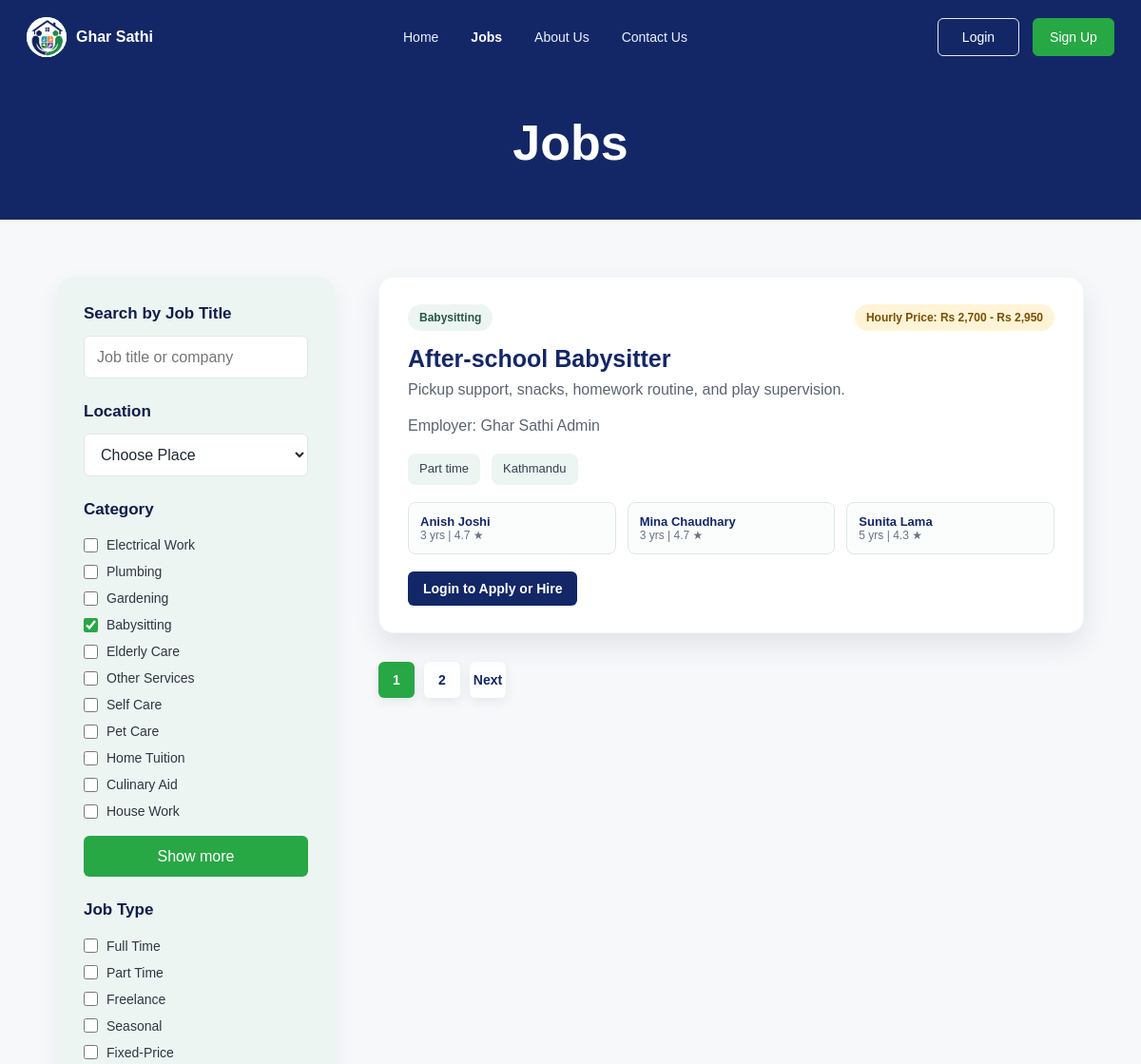
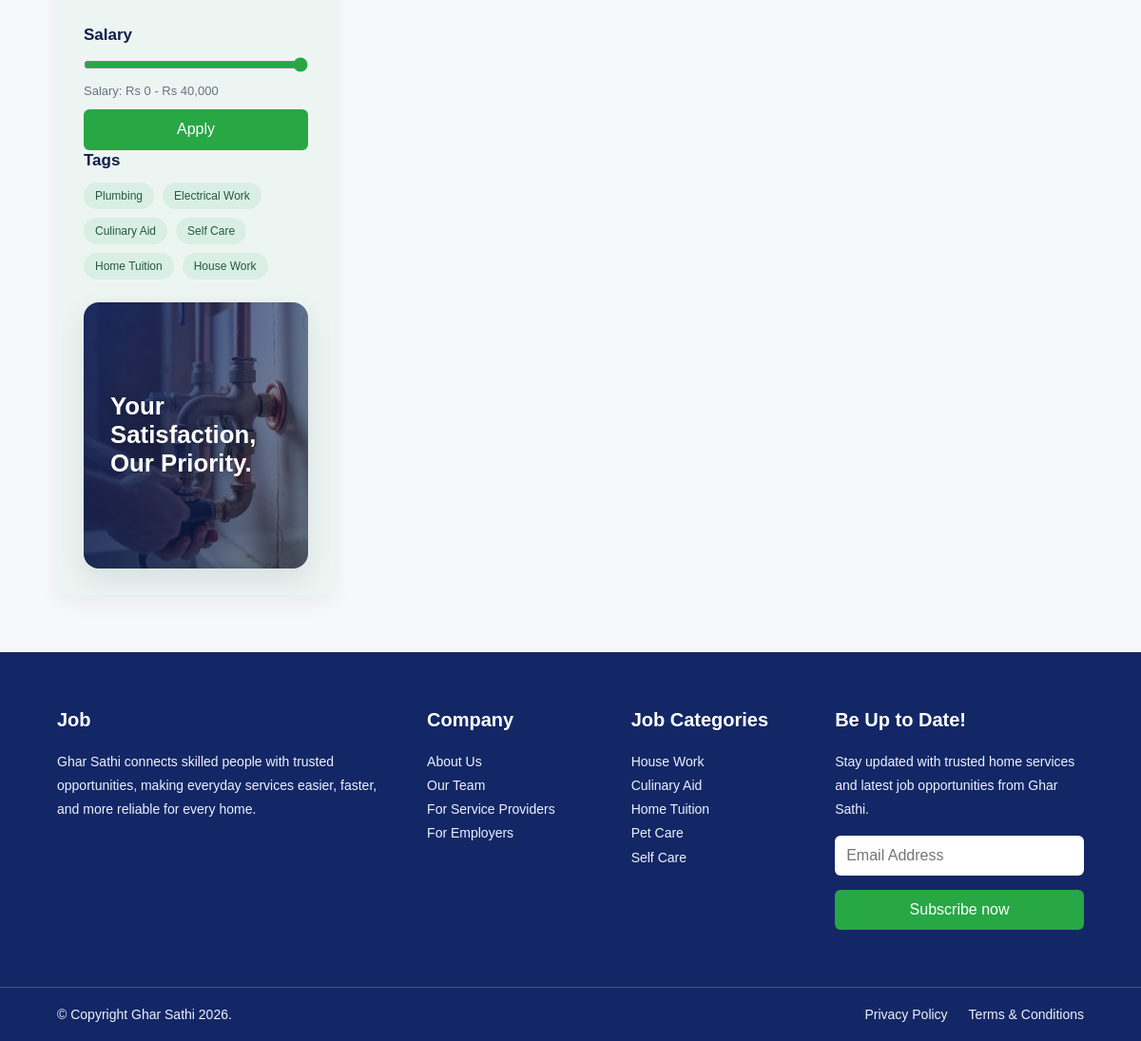
The page /JobsPage/jobs.php?category=Babysitting on the database its author committed (2 pictures, top to bottom).
### tables this page shows
CREATE TABLE IF NOT EXISTS jobs (
    job_id INT AUTO_INCREMENT PRIMARY KEY,
    employer_id INT NOT NULL,
    category_id INT NOT NULL,
    title VARCHAR(150) NOT NULL,
    description TEXT,
    job_type VARCHAR(50),
    salary DECIMAL(10,2) DEFAULT 0,
    location VARCHAR(100),
    created_at TIMESTAMP DEFAULT CURRENT_TIMESTAMP,
    FOREIGN KEY (employer_id) REFERENCES users(user_id) ON DELETE CASCADE,
    FOREIGN KEY (category_id) REFERENCES categories(category_id) ON DELETE CASCADE
);

CREATE TABLE IF NOT EXISTS categories (
    category_id INT AUTO_INCREMENT PRIMARY KEY,
    category_name VARCHAR(100) NOT NULL UNIQUE
);

CREATE TABLE IF NOT EXISTS users (
    user_id INT AUTO_INCREMENT PRIMARY KEY,
    full_name VARCHAR(100) NOT NULL,
    username VARCHAR(50) UNIQUE,
    email VARCHAR(100) UNIQUE NOT NULL,
    phone VARCHAR(20),
    password VARCHAR(255) NOT NULL,
    role ENUM('Employer','Worker','Admin') NOT NULL DEFAULT 'Employer',
    created_at TIMESTAMP DEFAULT CURRENT_TIMESTAMP
);

### JobsPage/jobs.php (the view, shortened to what this page needs)
<?php
require_once __DIR__ . '/../includes/app.php';
$jobs = $fallbackJobs;
$result = mysqli_query(
    $conn,
    'SELECT jobs.job_id, jobs.category_id, jobs.title, jobs.description, jobs.job_type, jobs.salary, jobs.location,
            categories.category_name, users.full_name AS employer_name
     FROM jobs
     INNER JOIN categories ON categories.category_id = jobs.category_id
     INNER JOIN users ON users.user_id = jobs.employer_id
     ORDER BY jobs.job_id DESC'
);
if ($result && mysqli_num_rows($result) > 0) {
    $jobs = [];
    $minutes = 10;
    while ($row = mysqli_fetch_assoc($result)) {
        $jobs[] = [
            'job_id' => (int) $row['job_id'],
            'category_id' => (int) $row['category_id'],
            'time' => 'Recently',
            'title' => $row['title'] ?? '',
            'description' => $row['description'] ?? '',
            'category' => $row['category_name'] ?? '',
            'type' => $row['job_type'] ?? '',
            'salary' => 'Rs ' . number_format((float) ($row['salary'] ?? 0), 0),
            'location' => $row['location'] ?? '',
            'employer' => $row['employer_name'] ?? '',
            'salary_max' => (float) ($row['salary'] ?? 0),
            'minutes' => $minutes,
        ];
        $minutes += 2;
    }
}
$initialSearch = trim($_GET['search'] ?? '');
$initialCategory = trim($_GET['category'] ?? '');
$categoriesForFilter = array_values(array_unique(array_filter(array_map(fn($job) => $job['category'] ?? '', $jobs))));
$user = current_user($conn);
$userRole = $user['role'] ?? '';
function hourly_price_range_for_category(mysqli $conn, int $categoryId): string {
    static $ranges = [];
    if (!worker_hourly_rate_available($conn)) {
        $ranges[$categoryId] = '';
        return '';
    }
    $stmt = mysqli_prepare(
        $conn,
        "SELECT MIN(COALESCE(wp.hourly_rate, 2000)) AS min_rate,
                MAX(COALESCE(wp.hourly_rate, 2000)) AS max_rate
         FROM users u
         INNER JOIN (
             SELECT worker_id, MAX(profile_id) AS profile_id
             FROM worker_profiles
             GROUP BY worker_id
         ) latest_profile ON latest_profile.worker_id = u.user_id
         INNER JOIN worker_profiles wp ON wp.profile_id = latest_profile.profile_id
         INNER JOIN worker_categories wc ON wc.worker_id = u.user_id
         WHERE u.role = 'Worker'
           AND wp.verification_status = 'Approved'
           AND wc.category_id = ?"
    );
    mysqli_stmt_bind_param($stmt, 'i', $categoryId);
    mysqli_stmt_execute($stmt);
    $result = mysqli_stmt_get_result($stmt);
    $row = $result ? mysqli_fetch_assoc($result) : null;
    $minRate = (float) ($row['min_rate'] ?? 0);
    $maxRate = (float) ($row['max_rate'] ?? 0);
    if ($minRate <= 0 && $maxRate <= 0) {
        $ranges[$categoryId] = '';
    } elseif ($minRate === $maxRate) {
        $ranges[$categoryId] = 'Hourly Price: Rs ' . number_format($minRate, 0);
    } else {
        $ranges[$categoryId] = 'Hourly Price: Rs ' . number_format($minRate, 0) . ' - Rs ' . number_format($maxRate, 0);
    }
    return $ranges[$categoryId];
}
?>
<!DOCTYPE html>
<html lang="en">
<head>
<link rel="stylesheet" href="jobs.css">
<link rel="stylesheet" href="https://cdnjs.cloudflare.com/ajax/libs/font-awesome/6.7.1/css/all.min.css">
</head>
<body>
<header class="site-header">
<section class="hero"><h1>Jobs</h1></section>
</header>
<main class="jobs-section">
<aside class="filter-box" aria-label="Job filters">
<form id="jobFilterForm">
<div class="filter-group"><h3>Search by Job Title</h3><input id="jobSearch" type="search" placeholder="Job title or company" value="<?php echo e($initialSearch); ?>"></div>
<div class="filter-group">
<h3>Location</h3>
<select id="locationFilter">
<option value="">Choose Place</option>
</select>
</div>
<div class="filter-group">
<h3>Category</h3>
<?php foreach ($categoriesForFilter as $categoryName): ?>
<label><input type="checkbox" name="category" value="<?php echo e($categoryName); ?>" <?php echo $initialCategory === $categoryName ? 'checked' : ''; ?>> <?php echo e($categoryName); ?></label>
<?php endforeach; ?>
<button class="show-btn" type="button">Show more</button>
</div>
<div class="filter-group">
<h3>Job Type</h3>
<label><input type="checkbox" name="type" value="Full/Part Time"> Full Time</label>
<label><input type="checkbox" name="type" value="Part time"> Part Time</label>
<label><input type="checkbox" name="type" value="Freelance"> Freelance</label>
<label><input type="checkbox" name="type" value="Seasonal"> Seasonal</label>
<label><input type="checkbox" name="type" value="Fixed-Price"> Fixed-Price</label>
</div>
<div class="filter-group">
<h3>Salary</h3>
<input id="salaryRange" type="range" min="0" max="40000" value="40000">
<p class="salary-text">Salary: Rs 0 - Rs <span id="salaryValue">40,000</span></p>
<button class="apply-btn" type="submit">Apply</button>
</div>
</form>
<div class="filter-group tags-group">
<h3>Tags</h3>
<div class="tags">
<button type="button" data-tag="Plumbing">Plumbing</button>
<button type="button" data-tag="Electrical Work">Electrical Work</button>
<button type="button" data-tag="Culinary Aid">Culinary Aid</button>
<button type="button" data-tag="Self Care">Self Care</button>
<button type="button" data-tag="Home Tuition">Home Tuition</button>
<button type="button" data-tag="House Work">House Work</button>
</div>
</div>
<div class="priority-panel" aria-label="Ghar Sathi promise"><p>Your<br>Satisfaction,<br>Our Priority.</p></div>
</aside>
<section class="job-container" aria-label="Available jobs">
<div class="job-list" id="jobList">
<?php foreach ($jobs as $index => $job): ?>
<?php
$jobId = (int) ($job['job_id'] ?? 0);
$categoryId = (int) ($job['category_id'] ?? 0);
$hourlyPriceRange = hourly_price_range_for_category($conn, $categoryId);
$verifiedWorkers = fetch_workers_for_category($conn, (int) ($job['category_id'] ?? 0), 3);
?>
<article class="job-card" data-page="<?php echo $index < 6 ? '1' : '2'; ?>" data-title="<?php echo e($job['title']); ?>" data-category="<?php echo e($job['category']); ?>" data-type="<?php echo e($job['type']); ?>" data-location="<?php echo e($job['location']); ?>" data-salary="<?php echo e($job['salary_max']); ?>" data-minutes="<?php echo e($job['minutes']); ?>" <?php echo $index < 6 ? '' : 'hidden'; ?>>
<div class="job-card-head">
<span class="category-badge"><?php echo e($job['category']); ?></span>
<?php if ($hourlyPriceRange !== ''): ?>
<span class="salary-badge"><?php echo e($hourlyPriceRange); ?></span>
<?php endif; ?>
</div>
<h2><?php echo e($job['title']); ?></h2>
<p><?php echo e($job['description']); ?></p>
<p class="job-employer">Employer: <?php echo e($job['employer'] ?? 'Ghar Sathi'); ?></p>
<div class="job-info">
<span><?php echo e($job['type']); ?></span>
<span><?php echo e($job['location']); ?></span>
</div>
<?php if ($verifiedWorkers): ?>
<div class="worker-strip" aria-label="Available workers">
<?php foreach ($verifiedWorkers as $worker): ?>
<a class="mini-worker" href="../DetailsPage/details.php?id=<?php echo e($jobId); ?>#worker-<?php echo e($worker['user_id']); ?>" aria-label="View <?php echo e($worker['full_name']); ?> on this job's details page">
<div><strong><?php echo e($worker['full_name']); ?></strong><span><?php echo e($worker['experience_years']); ?> yrs | <?php echo e(number_format((float) $worker['avg_rating'], 1)); ?> ★</span></div>
</a>
<?php endforeach; ?>
</div>
<?php endif; ?>
<div class="job-actions">
<?php if (!$user): ?>
<a class="secondary-action" href="../LoginPage/login.html">Login to Apply or Hire</a>
<?php elseif ($userRole === 'Worker'): ?>
<a class="secondary-action" href="../AboutUsPage/apply_resume.php?job_id=<?php echo $jobId; ?>">Apply Job</a>
<?php else: ?>
<a class="secondary-action" href="../dasboard/dashboard.php">Manage in Dashboard</a>
<?php endif; ?>
</div>
</article>
<?php endforeach; ?>
</div>
<nav class="pagination" aria-label="Job pages">
<a class="active" href="#" data-page-link="1">1</a>
<a href="#" data-page-link="2">2</a>
<a href="#" data-page-link="next">Next</a>
</nav>
</section>
</main>
</body>
</html>

### rows shown on the page
jobs: category.category_name "Babysitting", hourlyPriceRange "Hourly Price: Rs 2,700 - Rs 2,950", title "After-school Babysitter", description "Pickup support, snacks, homework routine, and play supervision.", employer.full_name "Ghar Sathi Admin", job_type "Part time", location "Kathmandu"
users: full_name "Anish Joshi", experience_years "3", avg_rating "4.7"
users: full_name "Mina Chaudhary", experience_years "3", avg_rating "4.7"
users: full_name "Sunita Lama", experience_years "5", avg_rating "4.3"

### other values the page prints
$categoryName "Electrical Work"
$categoryName "Plumbing"
$categoryName "Gardening"
$categoryName "Babysitting"
$categoryName "Elderly Care"
$categoryName "Other Services"
$categoryName "Self Care"
$categoryName "Pet Care"
$categoryName "Home Tuition"
$categoryName "Culinary Aid"
$categoryName "House Work"
